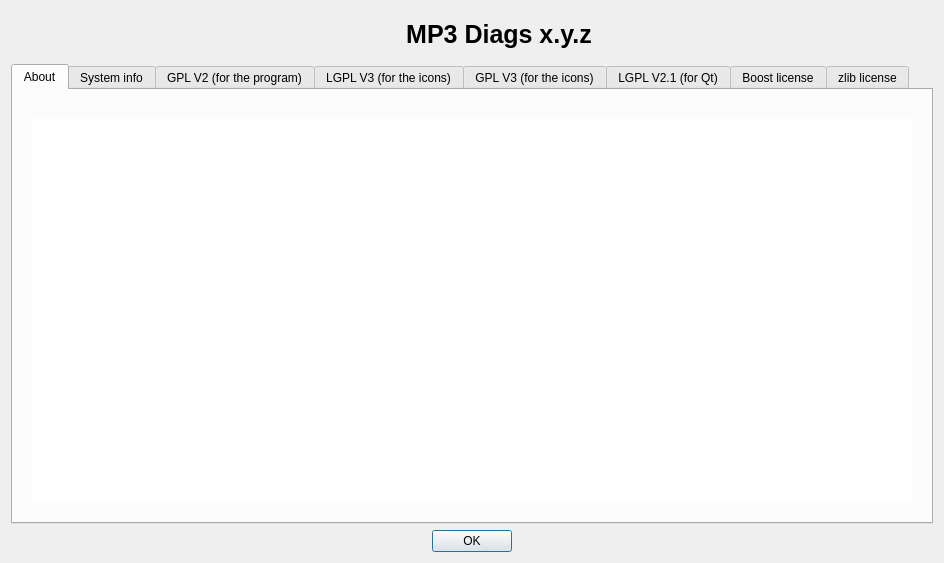
<ui version="4.0" >
 <class>AboutDlg</class>
 <widget class="QDialog" name="AboutDlg" >
  <property name="geometry" >
   <rect>
    <x>0</x>
    <y>0</y>
    <width>944</width>
    <height>563</height>
   </rect>
  </property>
  <property name="windowTitle" >
   <string>About MP3 Diags</string>
  </property>
  <layout class="QVBoxLayout" >
   <item>
    <widget class="QWidget" native="1" name="widget" >
     <layout class="QHBoxLayout" >
      <item>
       <widget class="QLabel" name="label" >
        <property name="sizePolicy" >
         <sizepolicy vsizetype="Fixed" hsizetype="Fixed" >
          <horstretch>0</horstretch>
          <verstretch>0</verstretch>
         </sizepolicy>
        </property>
        <property name="maximumSize" >
         <size>
          <width>48</width>
          <height>48</height>
         </size>
        </property>
        <property name="text" >
         <string/>
        </property>
        <property name="pixmap" >
         <pixmap resource="Mp3Diags.qrc" >:/images/about.svg</pixmap>
        </property>
        <property name="scaledContents" >
         <bool>true</bool>
        </property>
       </widget>
      </item>
      <item>
       <widget class="QLabel" name="m_pVersionL" >
        <property name="font" >
         <font>
          <pointsize>19</pointsize>
          <weight>75</weight>
          <italic>false</italic>
          <bold>true</bold>
         </font>
        </property>
        <property name="text" >
         <string>MP3 Diags x.y.z</string>
        </property>
        <property name="alignment" >
         <set>Qt::AlignCenter</set>
        </property>
       </widget>
      </item>
     </layout>
    </widget>
   </item>
   <item>
    <widget class="QTabWidget" name="tabWidget" >
     <property name="currentIndex" >
      <number>0</number>
     </property>
     <widget class="QWidget" name="tab" >
      <attribute name="title" >
       <string>About</string>
      </attribute>
      <layout class="QHBoxLayout" >
       <item>
        <widget class="QWidget" native="1" name="widget_2" >
         <layout class="QVBoxLayout" >
          <property name="leftMargin" >
           <number>10</number>
          </property>
          <property name="topMargin" >
           <number>20</number>
          </property>
          <property name="rightMargin" >
           <number>10</number>
          </property>
          <property name="bottomMargin" >
           <number>10</number>
          </property>
          <item>
           <widget class="QTextBrowser" name="m_pMainTextM" >
            <property name="frameShape" >
             <enum>QFrame::NoFrame</enum>
            </property>
            <property name="openExternalLinks" >
             <bool>true</bool>
            </property>
           </widget>
          </item>
         </layout>
        </widget>
       </item>
      </layout>
     </widget>
     <widget class="QWidget" name="tab_8" >
      <attribute name="title" >
       <string>System info</string>
      </attribute>
      <layout class="QHBoxLayout" >
       <item>
        <widget class="QTextBrowser" name="m_pSysInfoM" />
       </item>
      </layout>
     </widget>
     <widget class="QWidget" name="tab_2" >
      <attribute name="title" >
       <string>GPL V2 (for the program)</string>
      </attribute>
      <layout class="QHBoxLayout" >
       <item>
        <widget class="QTextBrowser" name="m_pGplV2M" />
       </item>
      </layout>
     </widget>
     <widget class="QWidget" name="tab_4" >
      <attribute name="title" >
       <string>LGPL V3 (for the icons)</string>
      </attribute>
      <layout class="QHBoxLayout" >
       <item>
        <widget class="QTextBrowser" name="m_pLgplV3M" />
       </item>
      </layout>
     </widget>
     <widget class="QWidget" name="tab_3" >
      <attribute name="title" >
       <string>GPL V3 (for the icons)</string>
      </attribute>
      <layout class="QHBoxLayout" >
       <item>
        <widget class="QTextBrowser" name="m_pGplV3M" />
       </item>
      </layout>
     </widget>
     <widget class="QWidget" name="tab_5" >
      <attribute name="title" >
       <string>LGPL V2.1 (for Qt)</string>
      </attribute>
      <layout class="QHBoxLayout" >
       <item>
        <widget class="QTextBrowser" name="m_pLgplV21M" />
       </item>
      </layout>
     </widget>
     <widget class="QWidget" name="tab_6" >
      <attribute name="title" >
       <string>Boost license</string>
      </attribute>
      <layout class="QHBoxLayout" >
       <item>
        <widget class="QTextBrowser" name="m_pBoostM" />
       </item>
      </layout>
     </widget>
     <widget class="QWidget" name="tab_7" >
      <attribute name="title" >
       <string>zlib license</string>
      </attribute>
      <layout class="QHBoxLayout" >
       <item>
        <widget class="QTextBrowser" name="m_pZlibM" />
       </item>
      </layout>
     </widget>
    </widget>
   </item>
   <item>
    <widget class="QWidget" native="1" name="widget_3" >
     <layout class="QHBoxLayout" >
      <property name="leftMargin" >
       <number>0</number>
      </property>
      <property name="topMargin" >
       <number>0</number>
      </property>
      <property name="rightMargin" >
       <number>0</number>
      </property>
      <property name="bottomMargin" >
       <number>0</number>
      </property>
      <item>
       <spacer>
        <property name="orientation" >
         <enum>Qt::Horizontal</enum>
        </property>
        <property name="sizeHint" >
         <size>
          <width>40</width>
          <height>20</height>
         </size>
        </property>
       </spacer>
      </item>
      <item>
       <widget class="QPushButton" name="m_pOkB" >
        <property name="text" >
         <string>OK</string>
        </property>
       </widget>
      </item>
      <item>
       <spacer>
        <property name="orientation" >
         <enum>Qt::Horizontal</enum>
        </property>
        <property name="sizeHint" >
         <size>
          <width>40</width>
          <height>20</height>
         </size>
        </property>
       </spacer>
      </item>
     </layout>
    </widget>
   </item>
  </layout>
 </widget>
 <tabstops>
  <tabstop>m_pOkB</tabstop>
 </tabstops>
 <resources>
  <include location="Mp3Diags.qrc" />
 </resources>
 <connections/>
</ui>
